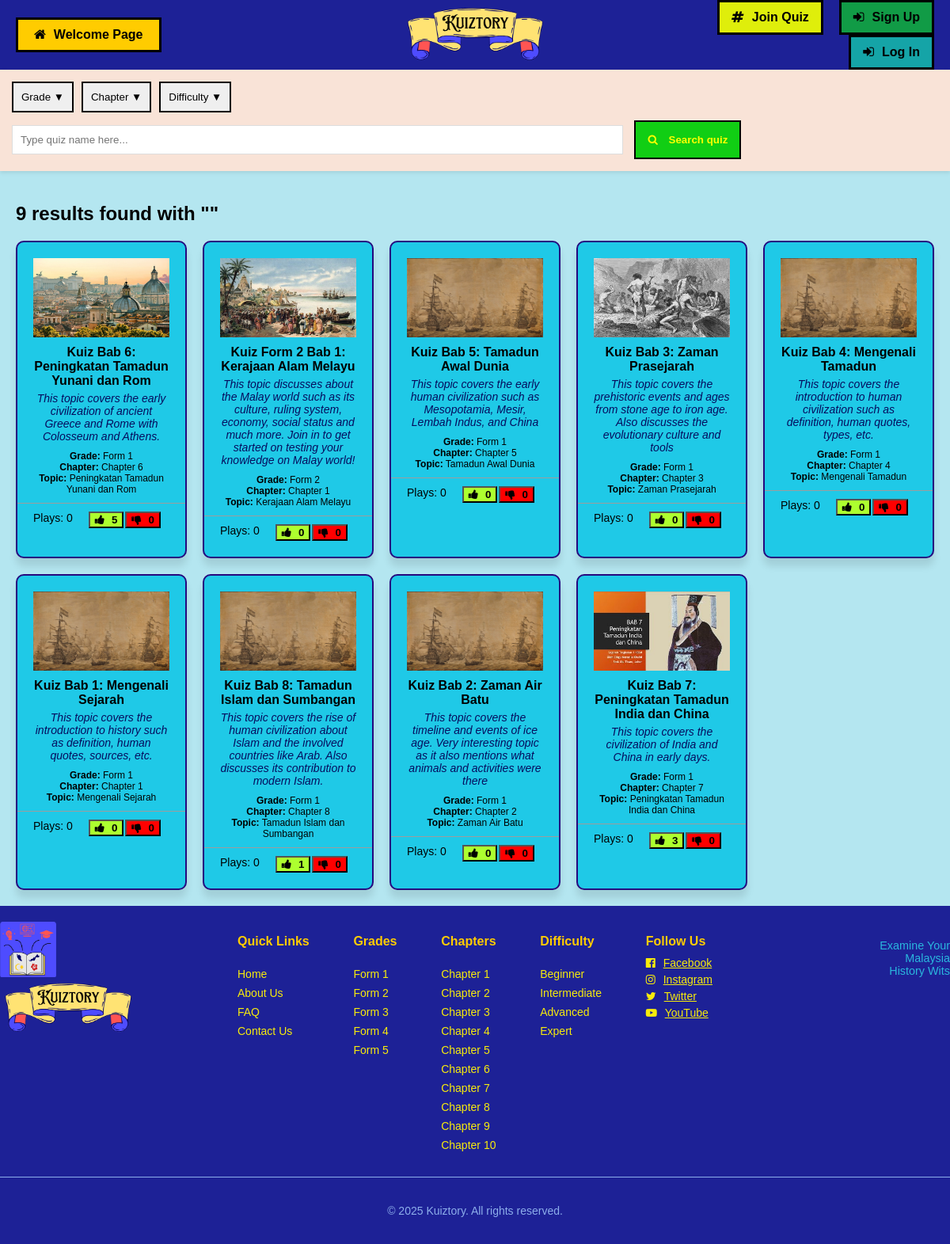
The page /searchResult.php on the database its author committed.
### tables this page shows
CREATE TABLE `assessment` (
  `AssmtCode` varchar(50) NOT NULL,
  `TeacherID` varchar(50) NOT NULL,
  `AssmtName` varchar(250) NOT NULL,
  `AssmtDesc` varchar(500) NOT NULL,
  `AssmtRegDate` date NOT NULL,
  `AssmtGradeLvl` varchar(20) NOT NULL,
  `AssmtChapter` varchar(20) NOT NULL,
  `AssmtTopic` varchar(250) NOT NULL,
  `AssmtDifficulty` varchar(20) NOT NULL,
  `AssmtVisibility` varchar(20) NOT NULL,
  `AssmtTags` varchar(500) DEFAULT NULL,
  `AssmtBgImg` varchar(250) DEFAULT NULL,
  `AssmtOpenStatus` varchar(50) NOT NULL,
  `LikeCount` int(255) NOT NULL,
  `DislikeCount` int(255) NOT NULL
);

### searchResult.php (the view, shortened to what this page needs)
<!DOCTYPE html>
<html lang="en">
<head>
    <link rel="stylesheet" href="./styles/searchResult.css">
    <link rel="stylesheet" href="https://cdnjs.cloudflare.com/ajax/libs/font-awesome/4.7.0/css/font-awesome.min.css">
</head>
<body>
    <?php
        include './phpcrud/DBconnection.php';
        $searchTerm = $_GET['keyword'];
    ?>
    <?php
        if(isset($_SESSION['SES_StuID']) || isset($_SESSION['SES_TeaID'])) {
            include "header2.php";
        } else {
            include "header.php";
        }
    ?>
    <?php include "filterbar.php";?>
    <main>
        <?php
            $counter = 0;
            $query = "SELECT * FROM assessment WHERE AssmtName LIKE '%$searchTerm%';";
            $results = mysqli_query($connection, $query);
            while ($data = mysqli_fetch_assoc($results)) {
                if (!empty($data)) {
                    $counter++;
                }
            }
        ?>
        <h2><?php echo $counter;?> results found with "<?php echo $searchTerm;?>"</h2>
        <div class="grid-container">
            <?php
                $query = "SELECT * FROM assessment WHERE AssmtName LIKE '%$searchTerm%';";
                $results = mysqli_query($connection, $query);
                while ($data = mysqli_fetch_assoc($results)) {
                if (empty($data)) {
            ?>
                    <script>
                        alert("Sorry! Quizzes with the term '<?php echo $searchTerm?>' cannot be found! Please try again.");
                    </script>
            <?php
                } else {
                        $refCode = $data['AssmtCode'];
                        $refName = $data['AssmtName'];
                        $refDesc = $data['AssmtDesc'];
                        $refGrade = $data['AssmtGradeLvl'];
                        $refChapter = $data['AssmtChapter'];
                        $refTopic = $data['AssmtTopic'];
                        $refLike = $data['LikeCount'];
                        $refDislike = $data['DislikeCount'];
                        $refBgImg = $data['AssmtBgImg'];
            ?>
                        <div class="game-card" onclick="location.href='selectedAssessment.php?assmtcode=<?php echo $refCode?>';">
                            <div class="game-image"><img src="./images/assmtBgImg/<?php echo $refBgImg;?>" alt="Quiz Image"></div>
                            <div class="title"><?php echo $refName?></div>
                            <div class="description"><?php echo $refDesc?></div>
                            <div class="grade"><b>Grade:</b> <?php echo $refGrade?></div>
                            <div class="chap"><b>Chapter:</b> <?php echo $refChapter?></div>
                            <div class="topic"><b>Topic:</b> <?php echo $refTopic?></div>
                            <div class="stats">
                                <p>Plays: 0 </p>
                                <button class= "stats-btn-like">
                                    <i class="fa fa-thumbs-up" style="padding-right: 5px;"></i>
                                    <b><?php echo $refLike?></b>
                                </button>
                                <button class= "stats-btn-dislike">
                                    <i class="fa fa-thumbs-down" style="padding-right: 5px;"></i>
                                    <b><?php echo $refDislike?></b>
                                </button>
                            </div>
                        </div>
            <?php
                    }
                }
            ?>
        </div>
    </main>
    <?php include "footer2.php";?>
</body>
</html>

### styles/searchResult.css (style rules this page uses)
body { font-family: 'Trebuchet MS', sans-serif; background: #b4e6f0; margin: 0; }
main { padding: 20px; }
.grid-container { display: grid; grid-template-columns: repeat(auto-fit, minmax(200px, 1fr)); gap: 20px; }
.game-card { border: 2px solid #25097f; border-radius: 10px; padding: 20px; text-align: center; display: flex; flex-direction: column; align-items: center; background: #1fc9e7; box-shadow: 0px 10px 10px rgba(0, 0, 0, 0.1); text-decoration: none; color: black; }
.title { font-weight: bold; margin-bottom: 5px; }
.description { font-size: 14px; color: #060d5e; margin-bottom: 10px; font-style: italic; }
.grade { font-size: 12px; }
.chap { font-size: 12px; }
.topic { font-size: 12px; margin-bottom: 10px; }
.stats-btn-like { background-color: greenyellow; }
.stats-btn-dislike { background-color: red; }

### rows shown on the page
assessment: AssmtBgImg (picture), AssmtName "Kuiz Bab 6: Peningkatan Tamadun Yunani dan Rom", AssmtDesc "This topic covers the early civilization of ancient Greece and Rome with Colosseum and Athens.", AssmtGradeLvl "Form 1", AssmtChapter "Chapter 6", AssmtTopic "Peningkatan Tamadun Yunani dan Rom", LikeCount "5", DislikeCount "0"
assessment: AssmtBgImg (picture), AssmtName "Kuiz Form 2 Bab 1: Kerajaan Alam Melayu", AssmtDesc "This topic discusses about the Malay world such as its culture, ruling system, economy, social status and much more. Join in to get started on testing your knowledge on Malay world!", AssmtGradeLvl "Form 2", AssmtChapter "Chapter 1", AssmtTopic "Kerajaan Alam Melayu", LikeCount "0", DislikeCount "0"
assessment: AssmtBgImg (placeholder picture), AssmtName "Kuiz Bab 5: Tamadun Awal Dunia", AssmtDesc "This topic covers the early human civilization such as Mesopotamia, Mesir, Lembah Indus, and China", AssmtGradeLvl "Form 1", AssmtChapter "Chapter 5", AssmtTopic "Tamadun Awal Dunia", LikeCount "0", DislikeCount "0"
assessment: AssmtBgImg (picture), AssmtName "Kuiz Bab 3: Zaman Prasejarah", AssmtDesc "This topic covers the prehistoric events and ages from stone age to iron age. Also discusses the evolutionary culture and tools", AssmtGradeLvl "Form 1", AssmtChapter "Chapter 3", AssmtTopic "Zaman Prasejarah", LikeCount "0", DislikeCount "0"
assessment: AssmtBgImg (placeholder picture), AssmtName "Kuiz Bab 4: Mengenali Tamadun", AssmtDesc "This topic covers the introduction to human civilization such as definition, human quotes, types, etc.", AssmtGradeLvl "Form 1", AssmtChapter "Chapter 4", AssmtTopic "Mengenali Tamadun", LikeCount "0", DislikeCount "0"
assessment: AssmtBgImg (placeholder picture), AssmtName "Kuiz Bab 1: Mengenali Sejarah", AssmtDesc "This topic covers the introduction to history such as definition, human quotes, sources, etc.", AssmtGradeLvl "Form 1", AssmtChapter "Chapter 1", AssmtTopic "Mengenali Sejarah", LikeCount "0", DislikeCount "0"
assessment: AssmtBgImg (placeholder picture), AssmtName "Kuiz Bab 8: Tamadun Islam dan Sumbangan", AssmtDesc "This topic covers the rise of human civilization about Islam and the involved countries like Arab. Also discusses its contribution to modern Islam.", AssmtGradeLvl "Form 1", AssmtChapter "Chapter 8", AssmtTopic "Tamadun Islam dan Sumbangan", LikeCount "1", DislikeCount "0"
assessment: AssmtBgImg (placeholder picture), AssmtName "Kuiz Bab 2: Zaman Air Batu", AssmtDesc "This topic covers the timeline and events of ice age. Very interesting topic as it also mentions what animals and activities were there", AssmtGradeLvl "Form 1", AssmtChapter "Chapter 2", AssmtTopic "Zaman Air Batu", LikeCount "0", DislikeCount "0"
assessment: AssmtBgImg (placeholder picture), AssmtName "Kuiz Bab 7: Peningkatan Tamadun India dan China", AssmtDesc "This topic covers the civilization of India and China in early days.", AssmtGradeLvl "Form 1", AssmtChapter "Chapter 7", AssmtTopic "Peningkatan Tamadun India dan China", LikeCount "3", DislikeCount "0"

### other values the page prints
$counter "9"
